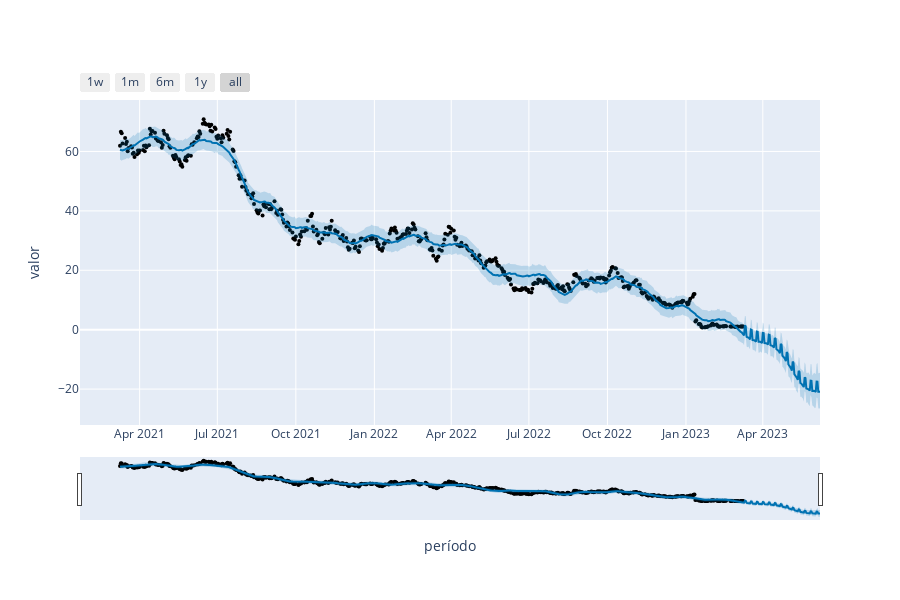

Notebook code for this chart:
### Markdown cell above
# Gráficos de previsões - geração

### Code cell
plot_plotly(modelo, previsoes, xlabel = "período", ylabel="valor")

### Figure 1 — Plotly figure (JSON) as saved in the notebook; plotly's stock layout.template omitted (floating-point values rounded to 4 significant figures; data arrays with more than 128 entries replaced by an {"elided": "..."} marker saying what was removed)
{"data": [{"marker": {"color": "black", "size": 4}, "mode": "markers", "name": "Actual", "type": "scatter", "x": {"elided": "501 str values"}, "y": {"elided": "501 float values"}}, {"hoverinfo": "skip", "line": {"width": 0}, "mode": "lines", "type": "scatter", "x": {"elided": "591 str values"}, "y": {"elided": "591 float values"}}, {"fill": "tonexty", "fillcolor": "rgba(0, 114, 178, 0.2)", "line": {"color": "#0072B2", "width": 2}, "mode": "lines", "name": "Predicted", "type": "scatter", "x": {"elided": "591 str values"}, "y": {"elided": "591 float values"}}, {"fill": "tonexty", "fillcolor": "rgba(0, 114, 178, 0.2)", "hoverinfo": "skip", "line": {"width": 0}, "mode": "lines", "type": "scatter", "x": {"elided": "591 str values"}, "y": {"elided": "591 float values"}}], "layout": {"height": 600, "showlegend": false, "width": 900, "xaxis": {"rangeselector": {"buttons": [{"count": 7, "label": "1w", "step": "day", "stepmode": "backward"}, {"count": 1, "label": "1m", "step": "month", "stepmode": "backward"}, {"count": 6, "label": "6m", "step": "month", "stepmode": "backward"}, {"count": 1, "label": "1y", "step": "year", "stepmode": "backward"}, {"step": "all"}]}, "rangeslider": {"visible": true}, "title": {"text": "período"}, "type": "date"}, "yaxis": {"title": {"text": "valor"}}}}
